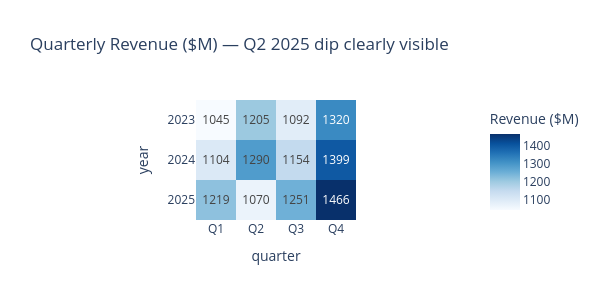

Write notebook code for a chart like this one.
### Markdown cell above
### Key finding: Growth is decelerating

Revenue grew **6.1% from 2023→2024** but only **1.2% from 2024→2025**. That's a significant deceleration. The Q2 2025 tariff volatility is a likely culprit — let's investigate.

### Code cell
# ── Quarterly revenue heatmap ──
quarterly = q("""
    SELECT strftime('%Y', order_date) as year,
           'Q' || ((CAST(strftime('%m', order_date) AS INT) - 1) / 3 + 1) as quarter,
           SUM(total_amount) as revenue,
           COUNT(*) as orders
    FROM v_orders_clean
    GROUP BY year, quarter ORDER BY year, quarter
""")

pivot = quarterly.pivot(index="year", columns="quarter", values="revenue")
fig = px.imshow(pivot / 1e6, text_auto=".0f", color_continuous_scale="Blues",
                title="Quarterly Revenue ($M) — Q2 2025 dip clearly visible",
                labels={"color": "Revenue ($M)"})
fig.update_layout(height=300, width=600)
fig.show()

### Figure 1 — Plotly figure (JSON) as saved in the notebook; plotly's stock layout.template omitted (floating-point values rounded to 4 significant figures)
{"data": [{"coloraxis": "coloraxis", "hovertemplate": "quarter: %{x}<br>year: %{y}<br>Revenue ($M): %{z}<extra></extra>", "name": "0", "texttemplate": "%{z:.0f}", "type": "heatmap", "x": ["Q1", "Q2", "Q3", "Q4"], "xaxis": "x", "y": ["2023", "2024", "2025"], "yaxis": "y", "z": [[1045.0, 1205.0, 1092.0, 1320.0], [1104.0, 1290.0, 1154.0, 1399.0], [1219.0, 1070.0, 1251.0, 1466.0]]}], "layout": {"coloraxis": {"colorbar": {"title": {"text": "Revenue ($M)"}}, "colorscale": [[0, "rgb(247,251,255)"], [0.125, "rgb(222,235,247)"], [0.25, "rgb(198,219,239)"], [0.375, "rgb(158,202,225)"], [0.5, "rgb(107,174,214)"], [0.625, "rgb(66,146,198)"], [0.75, "rgb(33,113,181)"], [0.875, "rgb(8,81,156)"], [1, "rgb(8,48,107)"]]}, "height": 300, "title": {"text": "Quarterly Revenue ($M) — Q2 2025 dip clearly visible"}, "width": 600, "xaxis": {"anchor": "y", "constrain": "domain", "domain": [0, 1], "scaleanchor": "y", "title": {"text": "quarter"}}, "yaxis": {"anchor": "x", "autorange": "reversed", "constrain": "domain", "domain": [0, 1], "title": {"text": "year"}}}}
